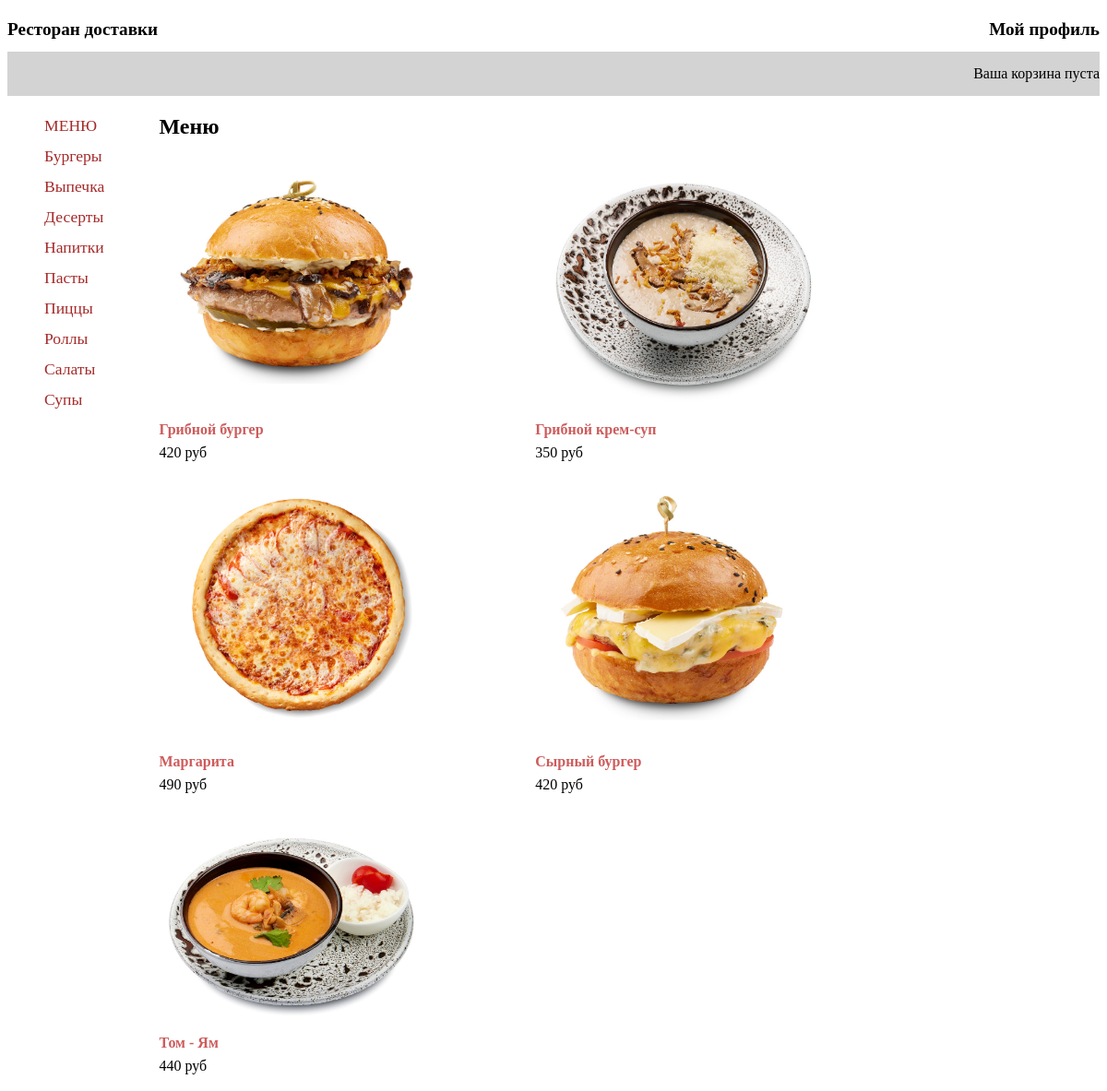
The page / on the database its author committed.
### store/models.py (models this page shows, shortened)
class Category(models.Model):
    name = models.CharField(max_length=200, verbose_name='Категория')
    slug = models.SlugField(max_length=200)
    class Meta:
        ordering = ('name',)
        verbose_name_plural = 'Категории'
    def get_absolute_url(self):
        return reverse('product_list_by_category', args=[self.slug])

class Product(models.Model):
    category = models.ForeignKey(Category, on_delete=models.SET_NULL, null=True, verbose_name='Категория')
    name = models.CharField(max_length=200, verbose_name='Название')
    slug = models.SlugField(max_length=200)
    image = models.CharField(max_length=100, blank=True, null=True, verbose_name='Картинка')
    description = models.TextField(null=True, blank=True, verbose_name='Описание')
    price = models.DecimalField(max_digits=10, decimal_places=0, verbose_name='Цена')
    volume = models.CharField(max_length=50, null=True, verbose_name='Объем')
    available = models.BooleanField(default=True, verbose_name='Доступность товара')
    created = models.DateTimeField(auto_now_add=True, verbose_name='Дата создания')
    updated = models.DateTimeField(auto_now=True, verbose_name='Дата обновления')
    class Meta:
        ordering = ('name',)
        index_together = (('id', 'slug'),)
        verbose_name_plural = 'Товары'
    def get_absolute_url(self):
        return reverse('product_detail', args=[self.id, self.slug])

### store/views.py (the view)
# urls.py: path('', views.product_list, name='home'),
def product_list(request, category_slug=None):
    category = None
    categories = Category.objects.all()
    products = Product.objects.filter(available=True)
    if category_slug:
        category = get_object_or_404(Category, slug=category_slug)
        products = products.filter(category=category)
    data = {'category': category, 'categories': categories, 'products': products}
    return render(request, 'store/product_list.html', data)

### store/cart.py (called while the page is built)
    def __len__(self):
        return sum(item['quantity'] for item in self.cart.values())

### store/context_processors.py (called while the page is built)
def cart(request):
    return {'cart': Cart(request)}

### templates/store/product_list.html (shortened to what this page needs)
{% extends "index.html" %}
{% load static %}
{% block content %}
    <div id="sidebar">
        <ul>
            <li {% if not category %}class="selected"{% endif %}>
                <a href="{% url "home" %}">МЕНЮ</a>
            </li>
            {% for c in categories %}
                <li >
                    <a href="{{ c.get_absolute_url }}">{{ c.name }}</a>
                </li>
            {% endfor %}
        </ul>
    </div>
    <div class="pl-header">
        <h2>{% if category %}
            {{ category.name }}
        {% else %}Меню
        {% endif %}</h2>
        <div class="product-list">
            {% for product in products %}
                <div class="item">
                    <a href="{{ product.get_absolute_url }}">
                        <img src="{% if product.image %}{% static product.image %}
                              {% else %}{% static "img/no_image.png" %}
                              {% endif %}">
                    </a>
                    <br>
                    <a href="{{ product.get_absolute_url }}">{{ product.name }}</a>
                    <br>
                    <div id="price">{{ product.price }} руб</div>
                </div>
            {% endfor %}
        </div>
    </div>
{% endblock %}

### templates/index.html (shortened to what this page needs)
{% load static %}
<!DOCTYPE html>
<html>
<head>
    <link href="{% static "css/base.css" %}" rel="stylesheet">
    <link href="{% static "css/product_list.css" %}" rel="stylesheet">
    <link href="{% static "css/product-detail.css" %}" rel="stylesheet">
    <link href="{% static "css/users_forms.css" %}" rel="stylesheet">
    <link href="{% static "css/cart.css" %}" rel="stylesheet">
    <link href="{% static "css/order.css" %}" rel="stylesheet">
    <link href="{% static "css/pay.css" %}" rel="stylesheet">
</head>
<body>
<div class="menu">
    <a href="/">Ресторан доставки</a>
    {% if not user.username %}
        <a href="{% url 'login' %}">Мой профиль</a>
    {% else %}
        <span>Добрый день! {{ username }}<a href="{% url 'logout' %}">Выйти</a></span>
    {% endif %}
</div>
<div class="submenu">
    {% with total_items=cart|length %}
        {% if cart|length > 0 %}
            Ваша корзина:
            <a href="{% url "cart_detail" %}">
                {{ total_items }} товаров{{ total_items|pluralize }},
                {{ cart.get_total_price }} руб.
            </a>
        {% else %}
            Ваша корзина пуста
        {% endif %}
    {% endwith %}
</div>
<div class="content">
    {% block content %}
    {% endblock %}
</div>
</body>
</html>

### store/static/css/base.css (style rules this page uses)
body { font-family: Tahoma; }
.menu { display: flex; flex-direction: row; justify-content: space-between; line-height: 3em; }
.menu a { text-decoration: none; color: black; font-size: 1.2em; font-weight: bolder; }
.submenu { display: flex; background-color: lightgray; justify-content: end; line-height: 3em; }
.content { display: flex; }

### store/static/css/product_list.css (style rules this page uses)
#sidebar { display: flex; flex-direction: column; margin-right: 5%; }
#sidebar ul { list-style-type: none; line-height: 2em; }
#sidebar ul li a { color: brown; text-decoration: none; font-size: 1.1em; }
.pl-header { display: flex; flex-direction: column; }
.product-list { display: flex; flex-direction: row; flex-wrap: wrap; }
.item { flex-basis: 40%; flex-direction: column; }
.item img { width: 75%; height: 75%; }
.item a { text-decoration: none; color: indianred; line-height: 2em; font-weight: bolder; text-align: center; }

### rows shown on the page
Category: name "Бургеры"
Category: name "Выпечка"
Category: name "Десерты"
Category: name "Напитки"
Category: name "Пасты"
Category: name "Пиццы"
Category: name "Роллы"
Category: name "Салаты"
Category: name "Супы"
Product: image (picture), name "Грибной бургер", price "420"
Product: image (picture), name "Грибной крем-суп", price "350"
Product: image (picture), name "Маргарита", price "490"
Product: image (picture), name "Сырный бургер", price "420"
Product: image (picture), name "Том - Ям", price "440"
